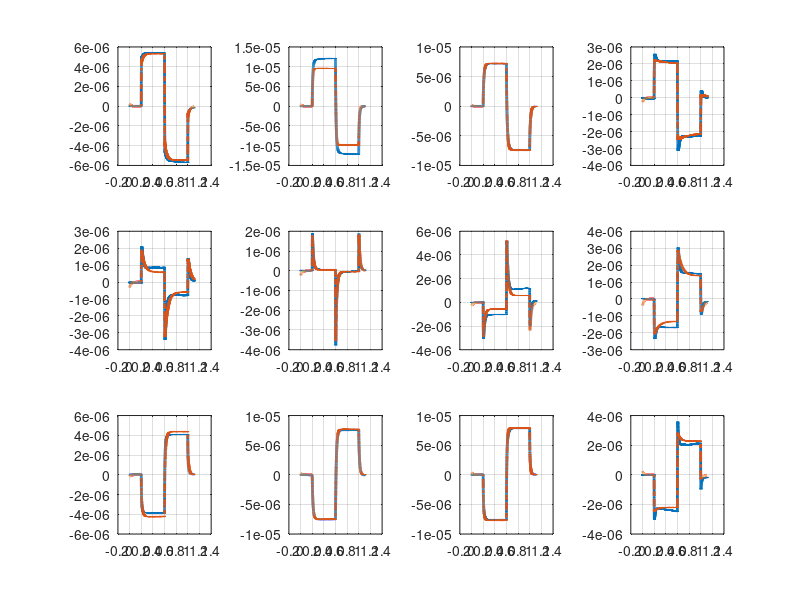

Here is the MATLAB script that generated this plot:
%%%%%%%%%%%%%%%%%%%%%%
%%%%%%%%%%%%%%%%%%%%%%%%%%%%% Script for testing the implementation of
%%%%%%%%%%%%%%%%%%%%%%%%%%%%% substraction of external fluxes from the
%%%%%%%%%%%%%%%%%%%%%%%%%%%%% mirnov coils at ISTTOK

close all
clear all

load('shot_45374.mat');
shot_hor=data;
load('shot_45375.mat');
shot_vert=data;
load('shot_45378.mat');
shot_prim=data;
load('shot_45379.mat');
shot_sum=data;



%% Plots

figure(1)
for i=1:12
subplot(3,4,i)
plot(1e-6*shot_hor.time,shot_hor.mirnv_corr(i,:),'LineWidth',2)
hold on
plot(1e-6*shot_hor.time,shot_hor.ext_flux(i,:),'-.','LineWidth',2)
grid on
end



